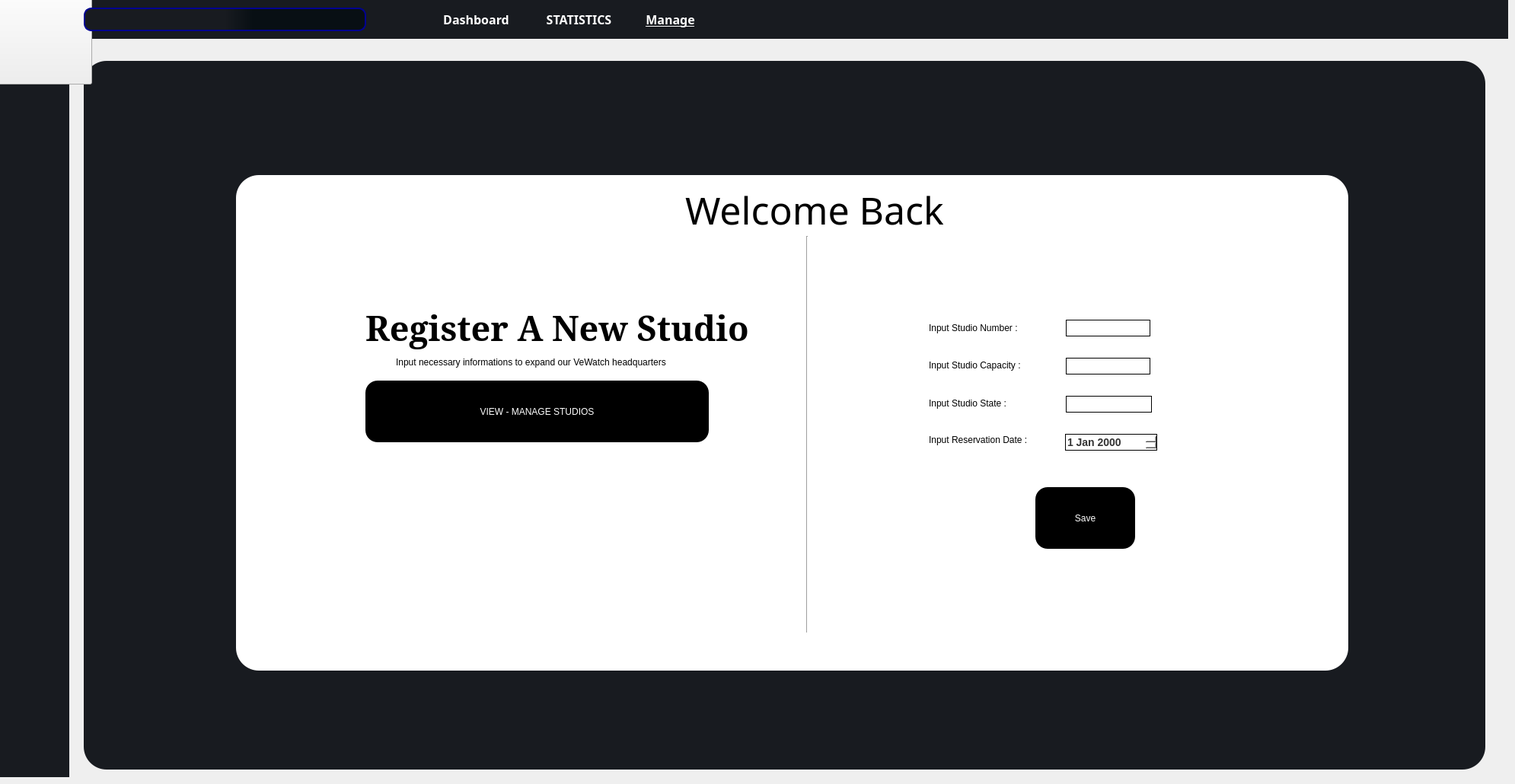
    <widget class="QWidget" name="page_3A">
     <widget class="QLabel" name="label_38A">
      <property name="geometry">
       <rect>
        <x>0</x>
        <y>-10</y>
        <width>1981</width>
        <height>61</height>
       </rect>
      </property>
      <property name="styleSheet">
       <string notr="true">background-color: qlineargradient(spread: pad, x1: 0, y1: 0, x2: 1, y2: 0, stop: 0 rgba(24, 27, 32, 255), stop: 1 rgba(24, 27, 32, 255));</string>
      </property>
      <property name="text">
       <string/>
      </property>
     </widget>
     <widget class="QLabel" name="label_39A">
      <property name="geometry">
       <rect>
        <x>0</x>
        <y>20</y>
        <width>91</width>
        <height>1001</height>
       </rect>
      </property>
      <property name="styleSheet">
       <string notr="true">background-color: qlineargradient(spread: pad, x1: 0, y1: 0, x2: 1, y2: 0, stop: 0 rgba(24, 27, 32, 255), stop: 1 rgba(24, 27, 32, 255));</string>
      </property>
      <property name="text">
       <string/>
      </property>
     </widget>
     <widget class="QLabel" name="label_40A">
      <property name="geometry">
       <rect>
        <x>110</x>
        <y>80</y>
        <width>1841</width>
        <height>931</height>
       </rect>
      </property>
      <property name="styleSheet">
       <string notr="true">background-color: qlineargradient(spread: pad, x1: 0, y1: 0, x2: 1, y2: 0, stop: 0 rgba(24, 27, 32, 255), stop: 1 rgba(24, 27, 32, 255));
border-radius:30px;</string>
      </property>
      <property name="text">
       <string/>
      </property>
     </widget>
     <widget class="QLabel" name="label_42A">
      <property name="geometry">
       <rect>
        <x>240</x>
        <y>170</y>
        <width>1581</width>
        <height>761</height>
       </rect>
      </property>
      <property name="styleSheet">
       <string notr="true">background:none;
border-radius:60px;</string>
      </property>
      <property name="text">
       <string/>
      </property>
      <property name="pixmap">
       <pixmap>../../../../Downloads/Fluid_Pink_Blue_Wallpaper_8k_10 (2).png</pixmap>
      </property>
     </widget>
     <widget class="Line" name="line_2A">
      <property name="geometry">
       <rect>
        <x>1050</x>
        <y>310</y>
        <width>21</width>
        <height>521</height>
       </rect>
      </property>
      <property name="styleSheet">
       <string notr="true">background:none;
color:black;</string>
      </property>
      <property name="orientation">
       <enum>Qt::Vertical</enum>
      </property>
     </widget>
     <widget class="QLabel" name="label_43A">
      <property name="geometry">
       <rect>
        <x>900</x>
        <y>250</y>
        <width>341</width>
        <height>51</height>
       </rect>
      </property>
      <property name="styleSheet">
       <string notr="true">background:none;
font-family: Noto-serif;
font-size:50px;</string>
      </property>
      <property name="text">
       <string>Welcome Back</string>
      </property>
     </widget>
     <widget class="QLabel" name="label_44A">
      <property name="geometry">
       <rect>
        <x>480</x>
        <y>400</y>
        <width>521</width>
        <height>61</height>
       </rect>
      </property>
      <property name="styleSheet">
       <string notr="true">background:none;
font-family:Constantia;
font-weight:Bold;
font-size:45px;
</string>
      </property>
      <property name="text">
       <string>Register A New Studio</string>
      </property>
     </widget>
     <widget class="QLabel" name="label_45A">
      <property name="geometry">
       <rect>
        <x>520</x>
        <y>450</y>
        <width>481</width>
        <height>51</height>
       </rect>
      </property>
      <property name="styleSheet">
       <string notr="true">background:none;</string>
      </property>
      <property name="text">
       <string>Input necessary informations to expand our VeWatch headquarters</string>
      </property>
     </widget>
     <widget class="QGroupBox" name="groupBox_5A">
      <property name="geometry">
       <rect>
        <x>1180</x>
        <y>330</y>
        <width>461</width>
        <height>421</height>
       </rect>
      </property>
      <property name="styleSheet">
       <string notr="true">background-color:white;
border-radius:30px;
</string>
      </property>
      <property name="title">
       <string/>
      </property>
      <widget class="QLineEdit" name="lineEdit_2A">
       <property name="geometry">
        <rect>
         <x>220</x>
         <y>90</y>
         <width>111</width>
         <height>22</height>
        </rect>
       </property>
       <property name="styleSheet">
        <string notr="true"> color: #333333; /* Text color */
    font-size: 14px; /* Font size */
    font-weight: bold; /* Font weight */
    border: 1px solid black;
</string>
       </property>
      </widget>
      <widget class="QLabel" name="label_41A">
       <property name="geometry">
        <rect>
         <x>40</x>
         <y>80</y>
         <width>131</width>
         <height>41</height>
        </rect>
       </property>
       <property name="text">
        <string>Input Studio Number :</string>
       </property>
      </widget>
      <widget class="QLabel" name="label_47A">
       <property name="geometry">
        <rect>
         <x>40</x>
         <y>190</y>
         <width>121</width>
         <height>20</height>
        </rect>
       </property>
       <property name="text">
        <string>Input Studio State :</string>
       </property>
      </widget>
      <widget class="QLineEdit" name="lineEdit_3A">
       <property name="geometry">
        <rect>
         <x>220</x>
         <y>140</y>
         <width>111</width>
         <height>22</height>
        </rect>
       </property>
       <property name="styleSheet">
        <string notr="true"> color: #333333; /* Text color */
    font-size: 14px; /* Font size */
    font-weight: bold; /* Font weight */
    border: 1px solid black;</string>
       </property>
      </widget>
      <widget class="QLabel" name="label_48A">
       <property name="geometry">
        <rect>
         <x>40</x>
         <y>140</y>
         <width>131</width>
         <height>20</height>
        </rect>
       </property>
       <property name="text">
        <string>Input Studio Capacity :</string>
       </property>
      </widget>
      <widget class="QPushButton" name="pushButton_14A">
       <property name="geometry">
        <rect>
         <x>180</x>
         <y>310</y>
         <width>131</width>
         <height>81</height>
        </rect>
       </property>
       <property name="styleSheet">
        <string notr="true">QPushButton {
    background: black;
    color: white;
    padding: 0.7em 1em;
    padding-left: 0.9em;
    align-items: center;
    border: none;
    border-radius: 16px;
	font: 75 18pt &quot;MS Shell Dlg 2&quot;;

}</string>
       </property>
       <property name="text">
        <string>Save</string>
       </property>
      </widget>
      <widget class="QLineEdit" name="lineEdit4A">
       <property name="geometry">
        <rect>
         <x>220</x>
         <y>190</y>
         <width>113</width>
         <height>22</height>
        </rect>
       </property>
       <property name="styleSheet">
        <string notr="true"> color: #333333; /* Text color */
    font-size: 14px; /* Font size */
    font-weight: bold; /* Font weight */
    border: 1px solid black;</string>
       </property>
      </widget>
      <widget class="QDateEdit" name="dateEdit">
       <property name="geometry">
        <rect>
         <x>219</x>
         <y>240</y>
         <width>121</width>
         <height>22</height>
        </rect>
       </property>
       <property name="styleSheet">
        <string notr="true"> color: #333333; /* Text color */
    font-size: 14px; /* Font size */
    font-weight: bold; /* Font weight */
    border: 1px solid black;</string>
       </property>
      </widget>
      <widget class="QLabel" name="label">
       <property name="geometry">
        <rect>
         <x>40</x>
         <y>240</y>
         <width>151</width>
         <height>16</height>
        </rect>
       </property>
       <property name="text">
        <string>Input Reservation Date :</string>
       </property>
      </widget>
     </widget>
     <widget class="QLabel" name="label_46A">
      <property name="geometry">
       <rect>
        <x>310</x>
        <y>230</y>
        <width>1461</width>
        <height>651</height>
       </rect>
      </property>
      <property name="styleSheet">
       <string notr="true">background:white;
border-radius:30px;</string>
      </property>
      <property name="text">
       <string/>
      </property>
     </widget>
     <widget class="QPushButton" name="pushButton_15A">
      <property name="geometry">
       <rect>
        <x>-30</x>
        <y>-30</y>
        <width>151</width>
        <height>141</height>
       </rect>
      </property>
      <property name="styleSheet">
       <string notr="true"> border-image:url(C:/Users/amalm/Downloads/vewatch);
background:none;</string>
      </property>
      <property name="text">
       <string/>
      </property>
     </widget>
     <widget class="QLineEdit" name="lineEdit_4A">
      <property name="geometry">
       <rect>
        <x>110</x>
        <y>10</y>
        <width>371</width>
        <height>31</height>
       </rect>
      </property>
      <property name="styleSheet">
       <string notr="true">background-color: qlineargradient(spread: pad, x1: 0, y1: 0, x2: 1, y2: 0, stop: 0 rgba(24, 27, 32, 255), stop: 0.5 rgba(24, 27, 32, 255), stop: 0.6 rgba(8, 15, 20, 255), stop: 1 rgba(8, 15, 20, 255));

                                border: white;
                                border-radius: 10px; 
                                padding: 6px; 
                                color: rgba(255, 255, 255, 200);
  border: 2px solid rgba(0, 1, 145, 255); 
                                outline: none;</string>
      </property>
     </widget>
     <widget class="QPushButton" name="pushButton_16A">
      <property name="geometry">
       <rect>
        <x>570</x>
        <y>10</y>
        <width>111</width>
        <height>31</height>
       </rect>
      </property>
      <property name="styleSheet">
       <string notr="true">
QPushButton {
    border: none; /* Remove default border */
    padding: 5px 10px; /* Adjust padding as needed */
    background-color: transparent; 
 
color:white;
font-family:Cambria-Gras;
font-weight:bold;
font-size:16px; 
}

QPushButton:pressed {
    border-bottom: 2px solid white; /* Add bottom border when pressed */
}
</string>
      </property>
      <property name="text">
       <string>Dashboard</string>
      </property>
     </widget>
     <widget class="QPushButton" name="pushButton_17A">
      <property name="geometry">
       <rect>
        <x>700</x>
        <y>10</y>
        <width>121</width>
        <height>31</height>
       </rect>
      </property>
      <property name="styleSheet">
       <string notr="true">
QPushButton {
    border: none; /* Remove default border */
    padding: 5px 10px; /* Adjust padding as needed */
    background-color: transparent; 

color:white;
font-family:Cambria-Gras;
font-weight:bold;
font-size:16px; 
}

QPushButton:pressed {
    border-bottom: 2px solid white; /* Add bottom border when pressed */
}
</string>
      </property>
      <property name="text">
       <string>STATISTICS</string>
      </property>
     </widget>
     <widget class="QPushButton" name="pushButton_18A">
      <property name="geometry">
       <rect>
        <x>830</x>
        <y>10</y>
        <width>101</width>
        <height>31</height>
       </rect>
      </property>
      <property name="styleSheet">
       <string notr="true">
QPushButton {
    border: none; /* Remove default border */
    padding: 5px 10px; /* Adjust padding as needed */
    background-color: transparent; 
    text-decoration: underline;
color:white;
font-family:Cambria-Gras;
font-weight:bold;
font-size:16px; 
}

QPushButton:pressed {
    border-bottom: 2px solid white; /* Add bottom border when pressed */
}
</string>
      </property>
      <property name="text">
       <string>Manage</string>
      </property>
     </widget>
     <widget class="QPushButton" name="pushButton">
      <property name="geometry">
       <rect>
        <x>480</x>
        <y>500</y>
        <width>451</width>
        <height>81</height>
       </rect>
      </property>
      <property name="styleSheet">
       <string notr="true">QPushButton {
    background: black;
    color: white;
    padding: 0.5em 1em;
    padding-left: 0.9em;
    align-items: center;
    border: none;
    border-radius: 16px;
	font: 75 18pt &quot;MS Shell Dlg 2&quot;;

}</string>
      </property>
      <property name="text">
       <string>VIEW - MANAGE STUDIOS</string>
      </property>
     </widget>
     <zorder>label_40A</zorder>
     <zorder>label_42A</zorder>
     <zorder>label_46A</zorder>
     <zorder>label_38A</zorder>
     <zorder>label_39A</zorder>
     <zorder>line_2A</zorder>
     <zorder>label_43A</zorder>
     <zorder>label_44A</zorder>
     <zorder>label_45A</zorder>
     <zorder>groupBox_5A</zorder>
     <zorder>pushButton_15A</zorder>
     <zorder>lineEdit_4A</zorder>
     <zorder>pushButton_16A</zorder>
     <zorder>pushButton_17A</zorder>
     <zorder>pushButton_18A</zorder>
     <zorder>pushButton</zorder>
    </widget>
